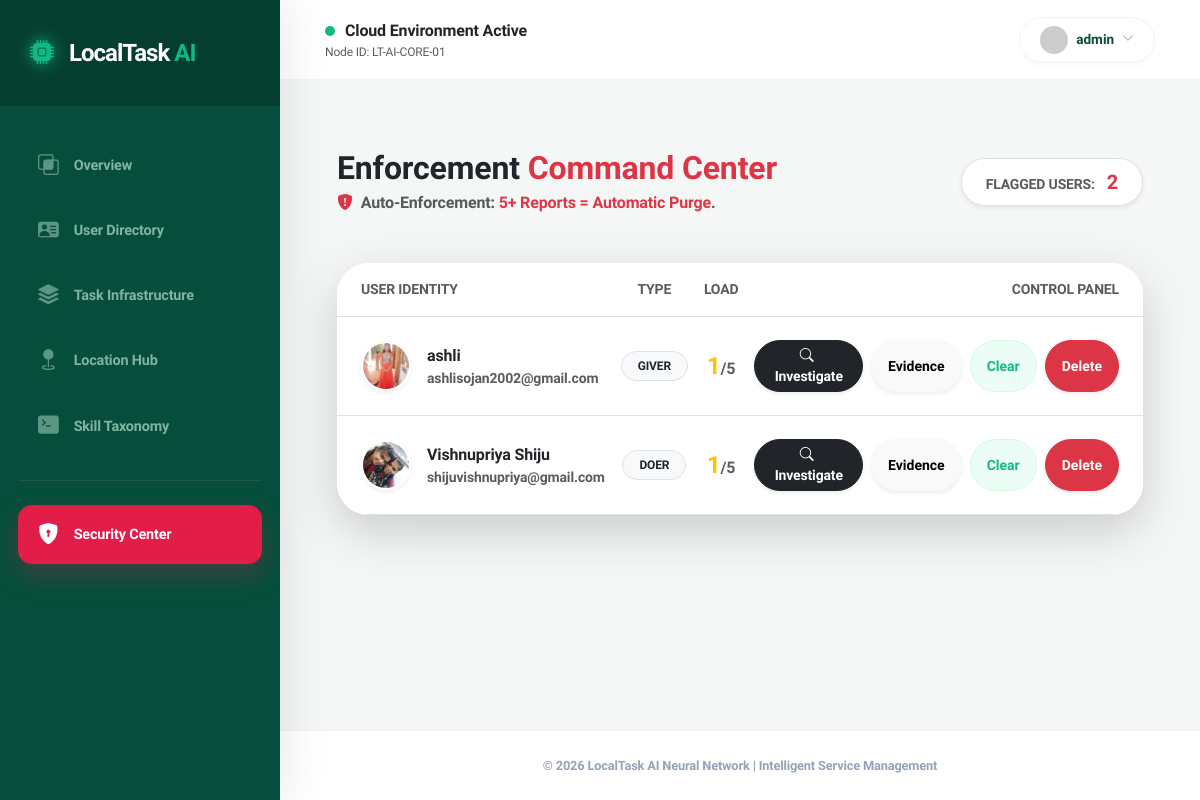
Before: /admin-panel/enforcement/ (signed in) with the older database file.
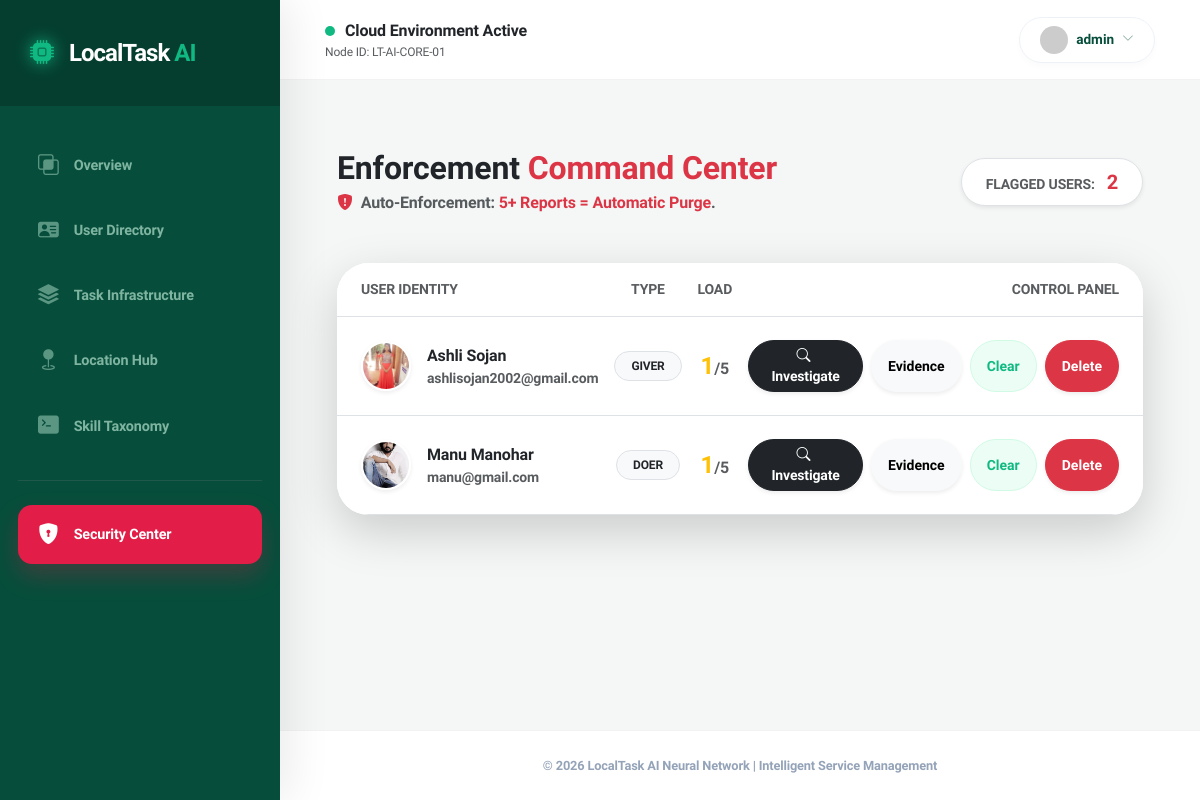
After: the same page with the newer database file.
### accounts/models.py (models this page shows, shortened)
class User(AbstractUser):
    name = models.CharField(max_length=100)
    email = models.EmailField(unique=True)
    phone = models.CharField(max_length=15)
    ROLE_CHOICES = (
        ('giver', 'Giver'),
        ('doer', 'Doer'),
        ('admin', 'Admin'),
    )
    role = models.CharField(max_length=10, choices=ROLE_CHOICES)
    adhar_photo = models.ImageField(upload_to='adhar_photos/', null=True, blank=True)
    photo = models.ImageField(upload_to='profile_photos/', null=True, blank=True)
    certificate_file = models.FileField(upload_to='certificates/', null=True, blank=True)
    verification_attempts = models.IntegerField(default=0)
    approval_status = models.CharField(max_length=20, default='pending')
    status = models.CharField(max_length=20, default='Active')
    verification_live_photo = models.ImageField(
    upload_to='verification/live_photos/',
    null=True,
    blank=True
)
    USERNAME_FIELD = 'email'
    REQUIRED_FIELDS = ['username', 'name']

### adminpanel/views.py (the view, shortened to what this page needs)
# urls.py: path('enforcement/', views.admin_report_center, name='admin_report_center'),
@login_required
@never_cache
@user_passes_test(is_admin)
def admin_report_center(request):
    bad_users = User.objects.annotate(r_count=Count('reports_received')).filter(r_count__gte=5)
    for user in bad_users:
        user.delete()
    reported_users = User.objects.annotate(
        report_count=Count('reports_received')
    ).filter(report_count__gt=0).order_by('-report_count')
    return render(request, 'adminpanel/report_center.html', {'reported_users': reported_users})

### adminpanel/views.py (called while the page is built)
def is_admin(user):
    return user.is_superuser

### adminpanel/templates/adminpanel/report_center.html (shortened to what the changed rows need)
{% extends 'adminpanel/base_admin.html' %}
{% block content %}
<link rel="stylesheet" href="https://cdnjs.cloudflare.com/ajax/libs/animate.css/4.1.1/animate.min.css"/>
<div class="container-fluid py-4 animate__animated animate__fadeIn">
    <div class="row mb-5 align-items-center">
        <div class="col-md-8">
            <h2 class="fw-900 text-dark mb-1">Enforcement <span class="text-danger">Command Center</span></h2>
        </div>
    </div>
    <div class="card border-0 shadow-lg rounded-5 overflow-hidden bg-white">
        <div class="table-responsive">
            <table class="table table-hover align-middle mb-0">
                <thead class="bg-light">
                    <tr>
                        <th class="ps-4 py-3 text-uppercase small fw-800 text-muted">User Identity</th>
                        <th class="py-3 text-uppercase small fw-800 text-muted text-center">Type</th>
                        <th class="py-3 text-uppercase small fw-800 text-muted text-center">Load</th>
                        <th class="py-3 text-uppercase small fw-800 text-muted pe-4 text-end">Control Panel</th>
                    </tr>
                </thead>
                <tbody>
                    {% for user in reported_users %}
                    <tr class="{% if user.report_count >= 4 %}bg-red-faint{% endif %}">
                        <td class="ps-4 py-4">
                            <div class="d-flex align-items-center">
                                <div class="position-relative me-3">
                                    {% if user.photo %}
                                        <img src="{{ user.photo.url }}" class="rounded-circle border border-2 border-white shadow-sm" width="50" height="50" style="object-fit: cover;">
                                    {% else %}
                                        <div class="rounded-circle bg-emerald-gradient text-white d-flex align-items-center justify-content-center shadow-sm" style="width: 50px; height: 50px; font-weight: 800;">
                                            {{ user.name|slice:":1" }}
                                        </div>
                                    {% endif %}
                                </div>
                                <div>
                                    <div class="fw-900 text-dark mb-0 fs-6">{{ user.name }}</div>
                                    <div class="text-muted small fw-bold">{{ user.email }}</div>
                                </div>
                            </div>
                        </td>
                        <td class="text-center">
                            <span class="badge bg-light text-dark border rounded-pill px-3 py-2 fw-800 small">{{ user.role|upper }}</span>
                        </td>
                        <td class="text-center">
                            <div class="fw-900 fs-4 {% if user.report_count >= 3 %}text-danger{% else %}text-warning{% endif %}">
                                {{ user.report_count }}<span class="text-muted fs-6 fw-bold">/5</span>
                            </div>
                        </td>
                        <td class="pe-4 text-end">
                            <div class="d-flex gap-2 justify-content-end">
                                <a href="{% url 'admin_investigate_user' user.id %}" class="btn btn-dark btn-sm rounded-pill px-3 fw-800 shadow-sm transition">
                                    <i class="bi bi-search me-1"></i> Investigate
                                </a>
                                <button class="btn btn-light btn-sm rounded-pill px-3 fw-800 shadow-sm transition" type="button" data-bs-toggle="collapse" data-bs-target="#reasons-{{ user.id }}">
                                    Evidence
                                </button>
                                <button type="button" class="btn btn-soft-success btn-sm rounded-pill px-3 fw-800 transition"
                                        onclick="confirmAction('clear', '{{ user.id }}', '{{ user.name }}')">
                                    Clear
                                </button>
                                <button type="button" class="btn btn-danger btn-sm rounded-pill px-3 fw-800 shadow-sm transition"
                                        onclick="confirmAction('delete', '{{ user.id }}', '{{ user.name }}')">
                                    Delete
                                </button>
                            </div>
                        </td>
                    </tr>
                    {% endfor %}
                </tbody>
            </table>
        </div>
    </div>
</div>
{% endblock %}

Changed rows visible on the page:
no longer on this page (row edited): User: photo (picture), name "Vishnupriya Shiju", email "shijuvishnupriya@gmail.com", role "DOER", report_count "1"
changed User "ashlisojan2002@gmail.com": name "ashli" → "Ashli Sojan"
now on this page (row edited): User: photo (picture), name "Manu Manohar", email "manu@gmail.com", role "DOER", report_count "1"
